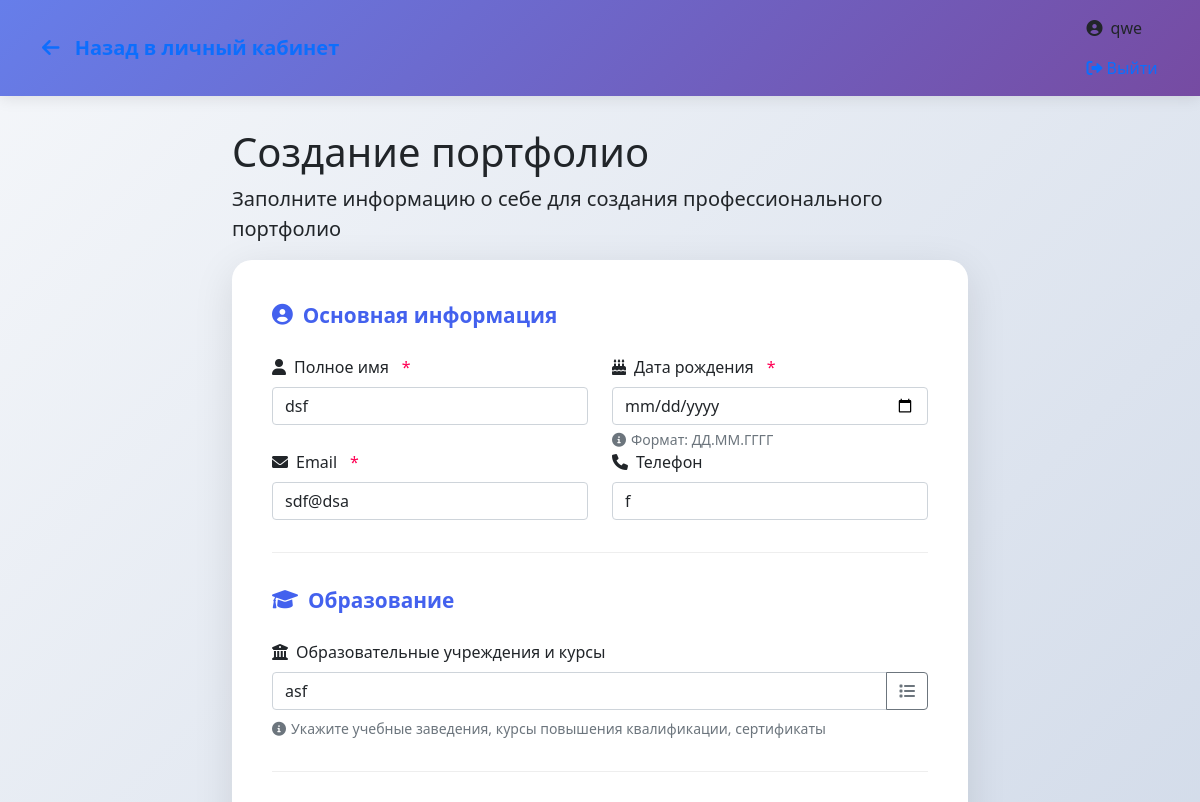
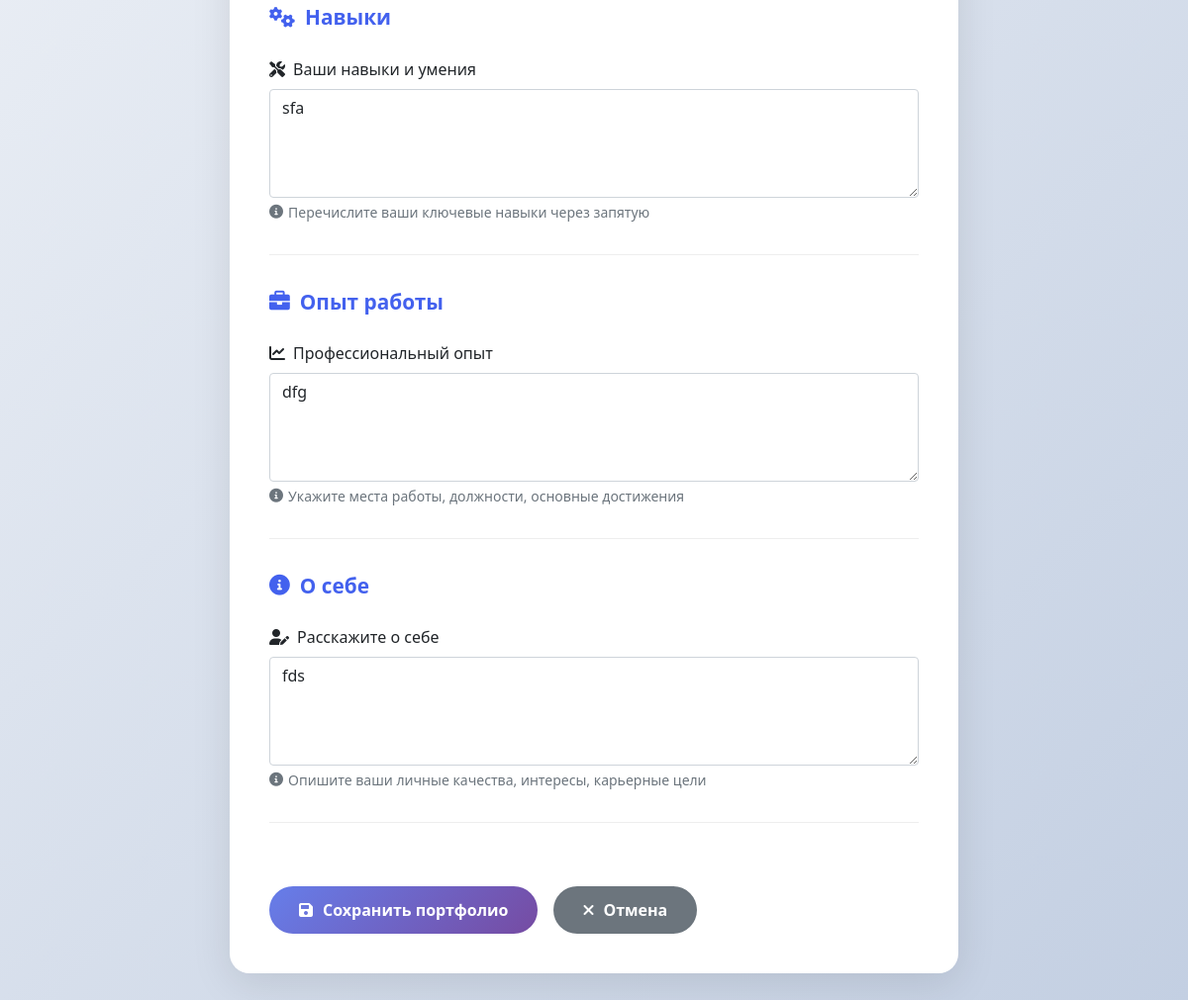
The app's page /user/create_portfolio (signed in), older data (2 pictures, top to bottom).
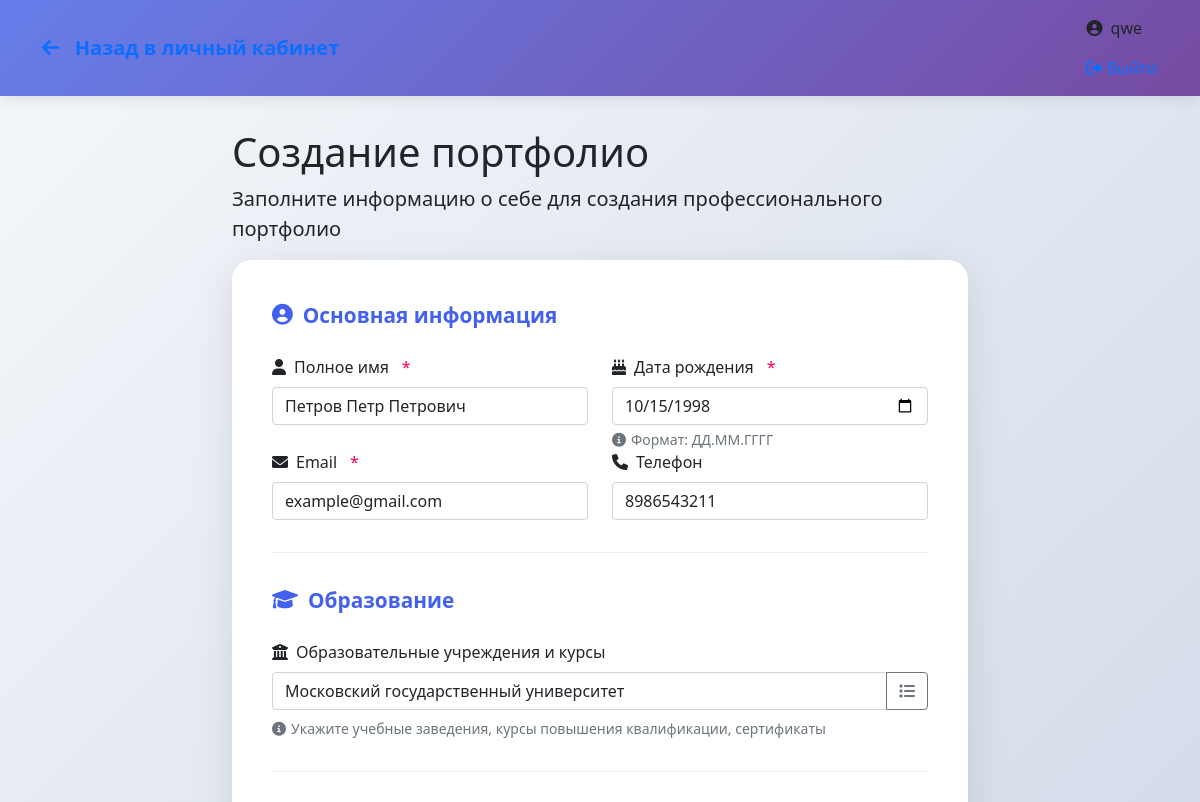
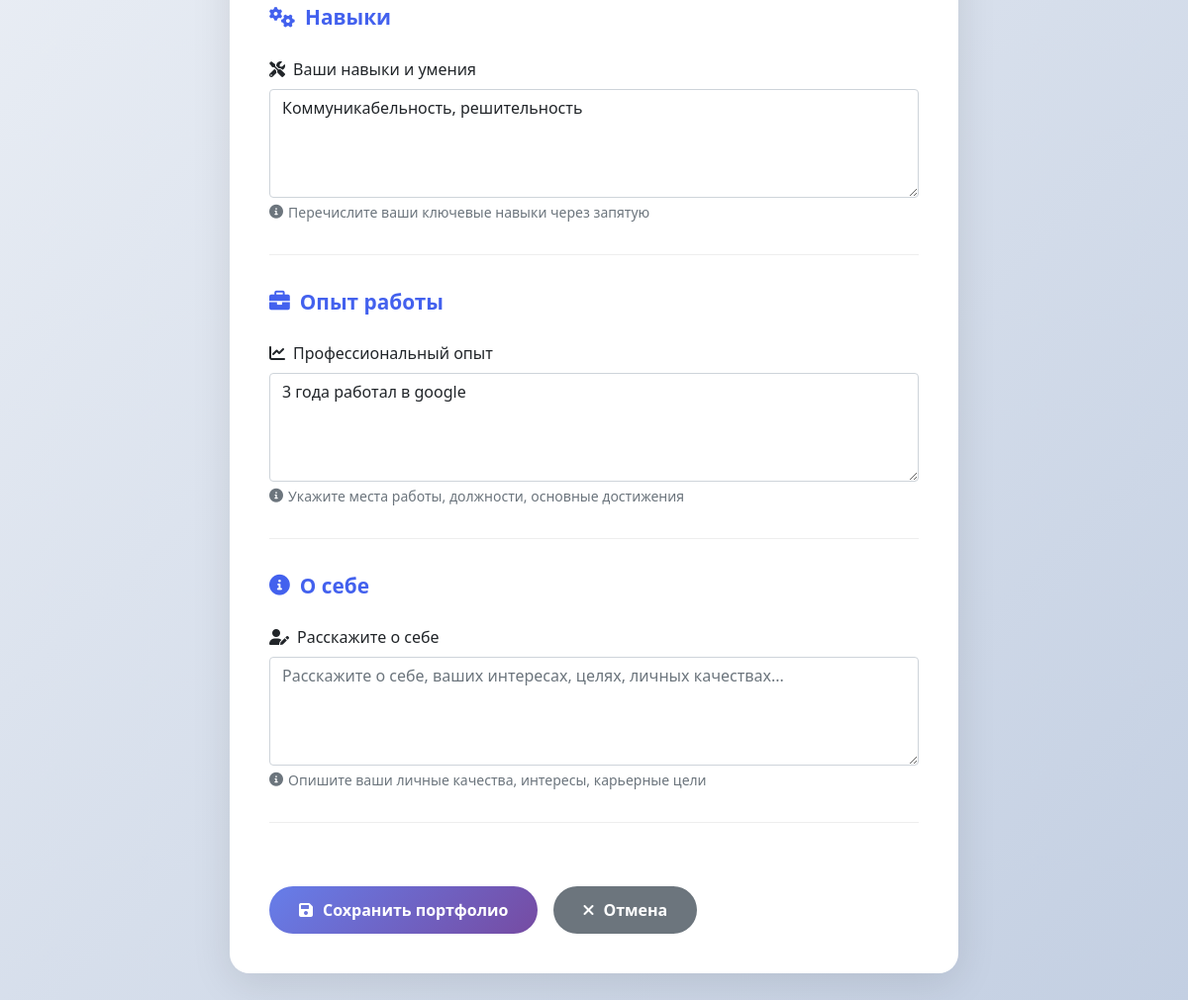
The same page, newer data (2 pictures, top to bottom).
### tables this page shows
CREATE TABLE user_profiles (
        id INTEGER PRIMARY KEY AUTOINCREMENT,
        user_id INTEGER,
        full_name TEXT,
        email TEXT,
        phone TEXT,
        bio TEXT,
        skills TEXT,
        experience TEXT,
        education TEXT,
        is_completed BOOLEAN DEFAULT FALSE, birth_date TEXT,
        FOREIGN KEY (user_id) REFERENCES users (id)
    );

### main.py (the view)
@app.route('/user/create_portfolio')
def create_portfolio():
    if 'username' not in session:
        return redirect('/login')
    try:
        connection = get_db_connection()
        profile = connection.execute('''
            SELECT * FROM user_profiles
            WHERE user_id = ?
        '''.strip(), (session['user_id'],)).fetchone()
        connection.close()
    except Exception as e:
        print(f"Ошибка получения профиля: {e}")
        profile = None
    education_suggestions = [
        "Московский государственный университет",
        "Санкт-Петербургский государственный университет",
        "Высшая школа экономики",
        "Московский физико-технический институт",
        "Новосибирский государственный университет",
        "Московский государственный технический университет",
        "Уральский федеральный университет",
        "Казанский федеральный университет",
        "Томский государственный университет",
        "Российский университет дружбы народов"
    ]
    return render_template('create_portfolio.html',
                         username=session['username'],
                         profile=profile,
                         education_suggestions=education_suggestions)

### main.py (called while the page is built)
def get_db_connection():
    database_url = os.environ.get('DATABASE_URL')
    if database_url and database_url.startswith('postgresql://'):
        pass
    conn = sqlite3.connect('users.db')
    conn.row_factory = sqlite3.Row
    return conn

### templates/create_portfolio.html (shortened to what the changed rows need)
<!DOCTYPE html>
<html lang="ru">
<head>
    <link href="{{ url_for('static', filename='css/style.css') }}" rel="stylesheet">
    <link href="https://cdn.jsdelivr.net/npm/bootstrap@5.1.3/dist/css/bootstrap.min.css" rel="stylesheet">
    <link rel="stylesheet" href="https://cdnjs.cloudflare.com/ajax/libs/font-awesome/6.0.0/css/all.min.css">
</head>
<body class="form-fullpage">
    <div class="form-container">
        <div class="page-header fade-in">
            <h1>Создание портфолио</h1>
        </div>
        <div class="form-card fade-in">
            <form method="POST" action="/user/save_portfolio" id="portfolioForm">
                <div class="form-section">
                    <div class="row">
                        <div class="col-md-6">
                            <div class="form-group">
                                <label class="form-label required">
                                    <i class="fas fa-user"></i>
                                    Полное имя
                                </label>
                                <input type="text"
                                       class="form-control"
                                       id="full_name"
                                       name="full_name"
                                       value="{{ profile.full_name if profile else '' }}"
                                       required
                                       placeholder="Введите ваше полное имя">
                            </div>
                        </div>
                        <div class="col-md-6">
                            <div class="form-group">
                                <label class="form-label required">
                                    <i class="fas fa-birthday-cake"></i>
                                    Дата рождения
                                </label>
                                <input type="date"
                                       class="form-control"
                                       id="birth_date"
                                       name="birth_date"
                                       value="{{ profile.birth_date if profile else '' }}"
                                       required>
                                <div class="form-text">
                                    <i class="fas fa-info-circle"></i>
                                    Формат: ДД.ММ.ГГГГ
                                </div>
                            </div>
                        </div>
                    </div>
                    <div class="row">
                        <div class="col-md-6">
                            <div class="form-group">
                                <label class="form-label required">
                                    <i class="fas fa-envelope"></i>
                                    Email
                                </label>
                                <input type="email"
                                       class="form-control"
                                       id="email"
                                       name="email"
                                       value="{{ profile.email if profile else '' }}"
                                       required
                                       placeholder="example@email.com">
                            </div>
                        </div>
                        <div class="col-md-6">
                            <div class="form-group">
                                <label class="form-label">
                                    <i class="fas fa-phone"></i>
                                    Телефон
                                </label>
                                <input type="tel"
                                       class="form-control"
                                       id="phone"
                                       name="phone"
                                       value="{{ profile.phone if profile else '' }}"
                                       placeholder="+7 (XXX) XXX-XX-XX">
                            </div>
                        </div>
                    </div>
                </div>
                <div class="form-section">
                    <div class="form-group">
                        <div class="input-group mb-2">
                            <input type="text"
                                  class="form-control"
                                  id="education"
                                  name="education"
                                  value="{{ profile.education if profile else '' }}"
                                  placeholder="Начните вводить название учебного заведения...">
                            <button class="btn btn-outline-secondary" type="button" id="educationSuggestBtn">
                                <i class="fas fa-list"></i>
                            </button>
                        </div>
                    </div>
                </div>
                <div class="form-section">
                    <div class="form-group">
                        <label class="form-label">
                            <i class="fas fa-tools"></i>
                            Ваши навыки и умения
                        </label>
                        <textarea class="form-control"
                                  id="skills"
                                  name="skills"
                                  rows="4"
                                  placeholder="Опишите ваши профессиональные навыки, умения, технологии...">{{ profile.skills if profile else '' }}</textarea>
                        <div class="form-text">
                            <i class="fas fa-info-circle"></i>
                            Перечислите ваши ключевые навыки через запятую
                        </div>
                    </div>
                </div>
                <div class="form-section">
                    <div class="form-group">
                        <label class="form-label">
                            <i class="fas fa-chart-line"></i>
                            Профессиональный опыт
                        </label>
                        <textarea class="form-control"
                                  id="experience"
                                  name="experience"
                                  rows="4"
                                  placeholder="Опишите ваш профессиональный опыт, должности, проекты...">{{ profile.experience if profile else '' }}</textarea>
                        <div class="form-text">
                            <i class="fas fa-info-circle"></i>
                            Укажите места работы, должности, основные достижения
                        </div>
                    </div>
                </div>
                <div class="form-section">
                    <div class="form-group">
                        <label class="form-label">
                            <i class="fas fa-user-edit"></i>
                            Расскажите о себе
                        </label>
                        <textarea class="form-control"
                                  id="bio"
                                  name="bio"
                                  rows="4"
                                  placeholder="Расскажите о себе, ваших интересах, целях, личных качествах...">{{ profile.bio if profile else '' }}</textarea>
                        <div class="form-text">
                            <i class="fas fa-info-circle"></i>
                            Опишите ваши личные качества, интересы, карьерные цели
                        </div>
                    </div>
                </div>
            </form>
        </div>
    </div>
</body>
</html>

Row changes from the older to the newer data that the page shows:
changed user_profiles: full_name "dsf" → "Петров Петр Петрович"; birth_date (not shown) → "10/15/1998"; email "sdf@dsa" → "example@gmail.com"; phone "f" → "8986543211"; education "asf" → "Московский государственный университет"; skills "sfa" → "Коммуникабельность, решительность"; experience "dfg" → "3 года работал в google"; bio "fds" → (not shown)
